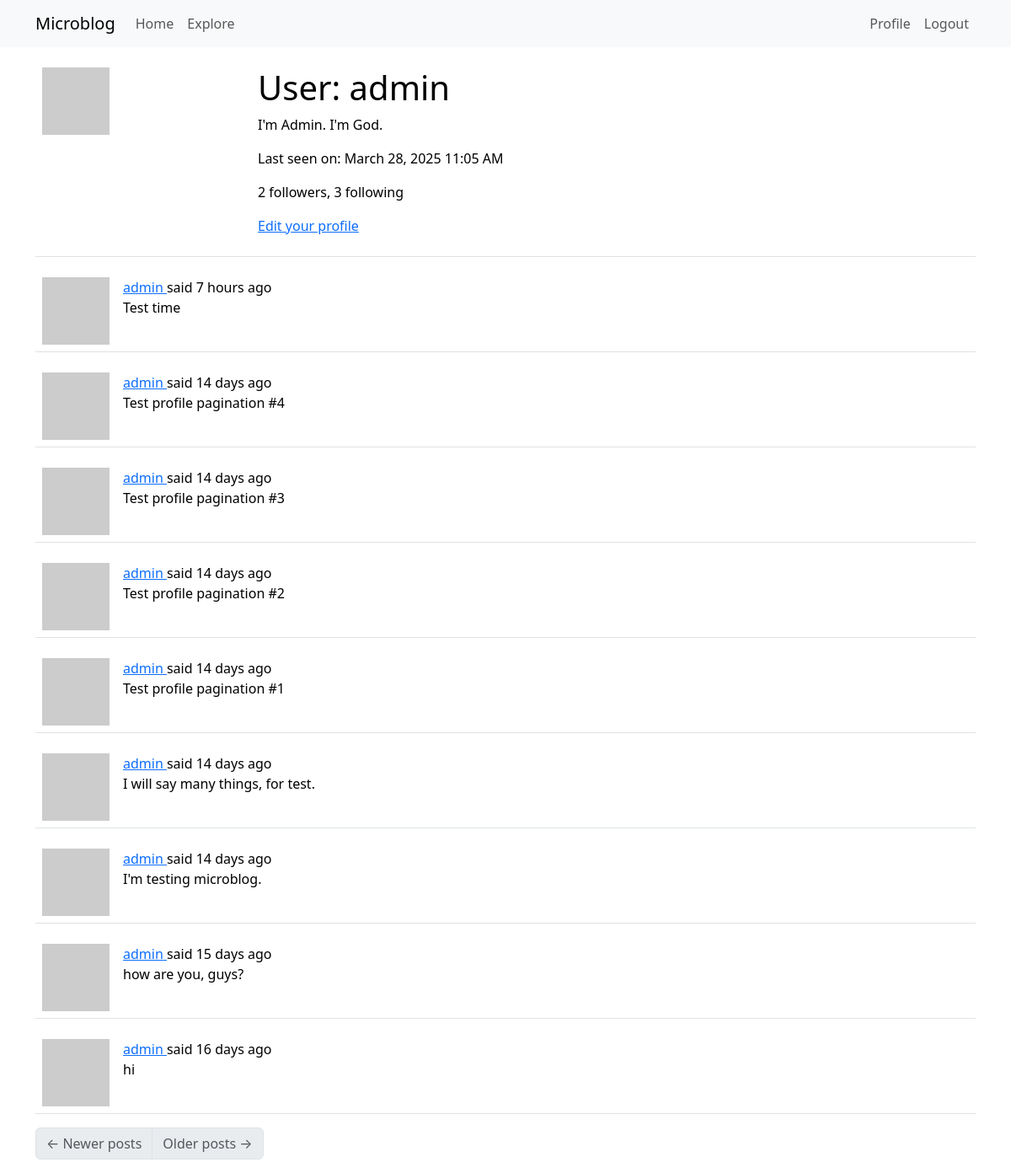
/user/admin (signed in), run on an earlier commit of the app's database.
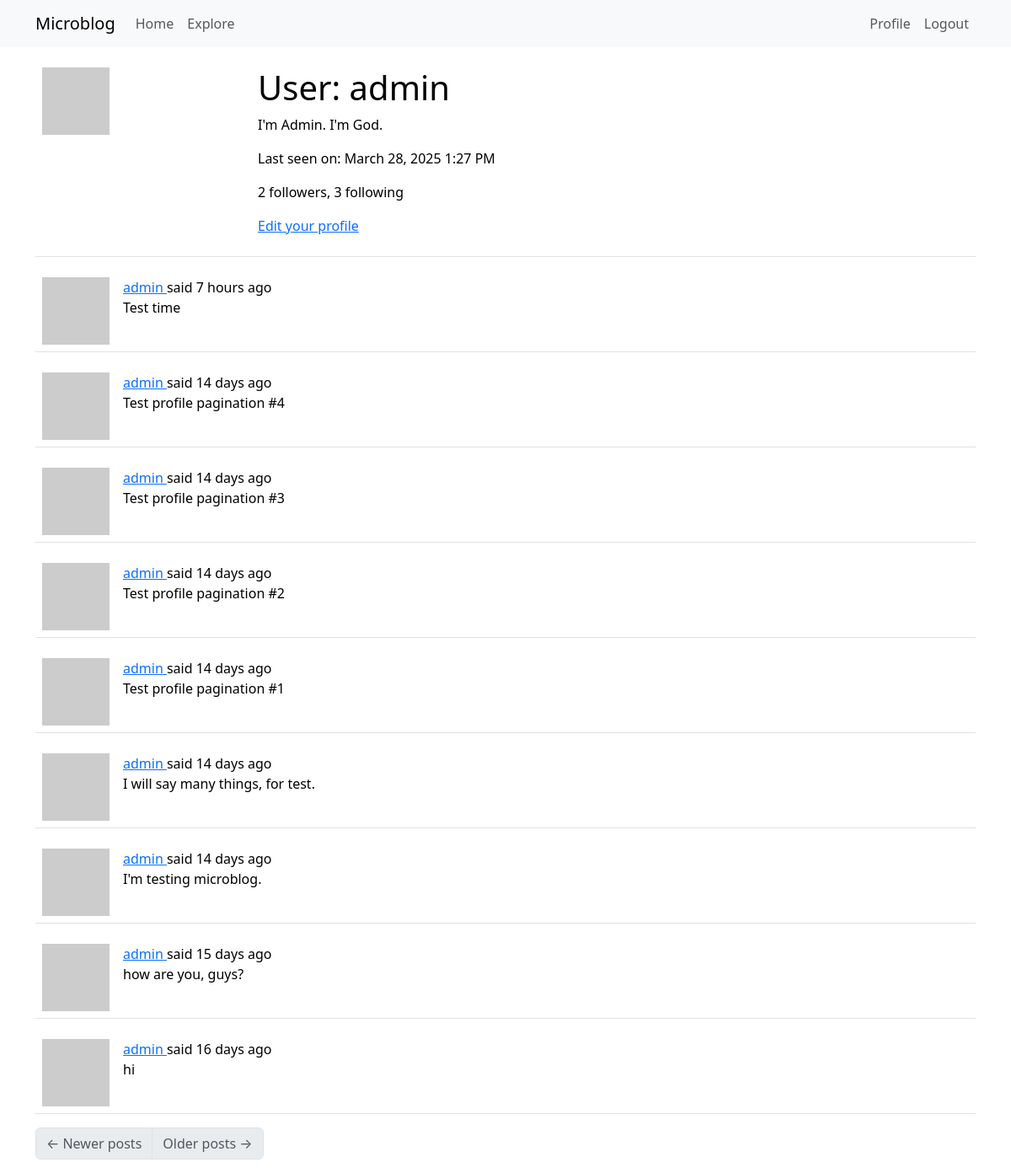
And on a later commit of the database.
### app/models.py (models this page shows, shortened)
class User(UserMixin, db.Model):
    id: so.Mapped[int] = so.mapped_column(primary_key=True)
    username: so.Mapped[str] = so.mapped_column(sa.String(64), index=True,unique=True)
    email: so.Mapped[str] = so.mapped_column(sa.String(120), index=True, unique=True)
    password_hash: so.Mapped[Optional[str]] = so.mapped_column(sa.String(256))
    about_me: so.Mapped[Optional[str]] = so.mapped_column(sa.String(140))
    last_seen: so.Mapped[Optional[datetime]] = so.mapped_column(
        default=lambda:datetime.now(timezone.utc)
    )
    posts: so.WriteOnlyMapped['Post'] = so.relationship(back_populates='author')
    following: so.WriteOnlyMapped['User'] = so.relationship(
        secondary=followers, primaryjoin=(followers.c.follower_id == id),
        secondaryjoin=(followers.c.followed_id == id),
        back_populates='followers'
    )
    followers: so.WriteOnlyMapped['User'] = so.relationship(
        secondary=followers, primaryjoin=(followers.c.followed_id == id),
        secondaryjoin=(followers.c.follower_id == id),
        back_populates='following'
    )
    def avatar(self, size):
        digest = md5(self.email.lower().encode('utf-8')).hexdigest()
        return f'https://www.gravatar.com/avatar/{digest}?d=identicon&s={size}'
    def followers_count(self):
        query = sa.select(sa.func.count()).select_from(
            self.followers.select().subquery()
        )
        return db.session.scalar(query)
    def following_count(self):
        query = sa.select(sa.func.count()).select_from(
            self.following.select().subquery()
        )
        return db.session.scalar(query)

class Post(db.Model):
    id: so.Mapped[int] = so.mapped_column(primary_key=True)
    body: so.Mapped[str] = so.mapped_column(sa.String(140))
    timestamp: so.Mapped[datetime] = so.mapped_column(
        index=True, default=lambda: datetime.now(timezone.utc)
    )
    user_id: so.Mapped[int] = so.mapped_column(sa.ForeignKey(User.id),index=True)
    author: so.Mapped[User] = so.relationship(back_populates='posts')

### app/routes.py (the view)
@app.route('/user/<username>')
@login_required
def user(username):
    user = db.first_or_404(sa.select(User).where(User.username == username))
    page = request.args.get('page', 1, type=int)
    query = user.posts.select().order_by(Post.timestamp.desc())
    posts = db.paginate(query, page=page, per_page=app.config['POSTS_PER_PAGE'], error_out=False)
    next_url = url_for('user', username=user.username, page=posts.next_num) if posts.has_next else None
    prev_url = url_for('user', username=user.username, page=posts.prev_num) if posts.has_prev else None
    form = EmptyForm()
    return render_template('user.html', user=user, posts=posts.items, next_url=next_url, prev_url=prev_url, form=form)

### app/__init__.py (called while the page is built)
def get_locale():
    return request.accept_languages.best_match(app.config['LANGUAGES'])

### app/models.py (called while the page is built)
@login.user_loader
def load_user(id):
    return db.session.get(User, int(id))

### app/routes.py (called while the page is built)
@app.before_request
def before_request():
    if current_user.is_authenticated:
        current_user.last_seen = datetime.now(timezone.utc)
        db.session.commit()
    g.locale = str(get_locale())

### app/templates/user.html (shortened to what this page needs)
{% extends "base.html" %}
{% block content %}
    <table class="table table-hover">
        <tr>
            <td width="256px"><img src="{{ user.avatar(256) }}"></td>
            <td>
                <h1>{{ _('User') }}: {{ user.username }}</h1>
                {% if user.about_me %}<p>{{ user.about_me }}</p>{% endif %}
                {% if user.last_seen %}<p>{{ _('Last seen on') }}: {{ moment(user.last_seen).format('LLL') }}</p>{% endif %}
                <p>{{ _('%(count)d followers', count=user.followers_count()) }}, {{ _('%(count)d following', count=user.following_count()) }}</p>
                {% if user == current_user %}
                <p><a href="{{ url_for('edit_profile') }}">{{ _('Edit your profile') }}</a></p>
                {% endif %}
            </td>
        </tr>
    </table>
    {% for post in posts %}
        {% include '_post.html' %}
    {% endfor %}
    <nav aria-label="Post navigation">
        <ul class="pagination">
            <li class="page-item{% if not prev_url %} disabled{% endif %}">
                <a class="page-link" href="{{ prev_url }}">
                    <span aria-hidden="true">&larr;</span> {{ _('Newer posts') }}
                </a>
            </li>
            <li class="page-item{% if not next_url %} disabled{% endif %}">
                <a class="page-link" href="{{ next_url }}">
                    {{ _('Older posts') }} <span aria-hidden="true">&rarr;</span>
                </a>
            </li>
        </ul>
    </nav>
{% endblock %}

### app/templates/base.html (shortened to what this page needs)
<!DOCTYPE html>
<html lang="en">
<head>
    <link href="https://cdn.jsdelivr.net/npm/bootstrap@5.3.3/dist/css/bootstrap.min.css" rel="stylesheet">
</head>
<body>
    <nav class="navbar navbar-expand-lg bg-body-tertiary">
      <div class="container">
        <a class="navbar-brand" href="{{ url_for('index') }}">Microblog</a>
        <div class="collapse navbar-collapse" id="navbarSupportedContent">
          <ul class="navbar-nav me-auto mb-2 mb-lg-0">
            <li class="nav-item">
              <a class="nav-link" aria-current="page" href="{{ url_for('index') }}">{{ _('Home') }}</a>
            </li>
            <li class="nav-item">
              <a class="nav-link" aria-current="page" href="{{ url_for('explore') }}">{{ _('Explore') }}</a>
            </li>
          </ul>
          <ul class="navbar-nav mb-2 mb-lg-0">
            {% if current_user.is_anonymous %}
            <li class="nav-item">
              <a class="nav-link" aria-current="page" href="{{ url_for('login') }}">{{ _('Login') }}</a>
            </li>
            {% else %}
            <li class="nav-item">
              <a class="nav-link" aria-current="page" href="{{ url_for('user', username=current_user.username) }}">{{ _('Profile') }}</a>
            </li>
            <li class="nav-item">
              <a class="nav-link" aria-current="page" href="{{ url_for('logout') }}">{{ _('Logout') }}</a>
            </li>
            {% endif %}
          </ul>
        </div>
      </div>
    </nav>
    <div class="container mt-3">
        {% block content %}{% endblock %}
    </div>
</body>
</html>

### app/templates/_post.html (shortened to what this page needs)
<table class="table table-hover">
    <tr>
        <td width="70px">
            <a href="{{ url_for('user', username=post.author.username) }}">
                <img src="{{ post.author.avatar(70) }}">
            </a>
        </td>
        <td>
            {{ _('%(username)s said %(when)s',
                username=user_link, when=moment(post.timestamp).fromNow()) }}
            <br>
            {{ post.body }}
        </td>
    </tr>
</table>

What changed in the data, as far as the page shows it:
changed User "admin": last_seen "March 28, 2025 11:05 AM" → "March 28, 2025 1:27 PM"
